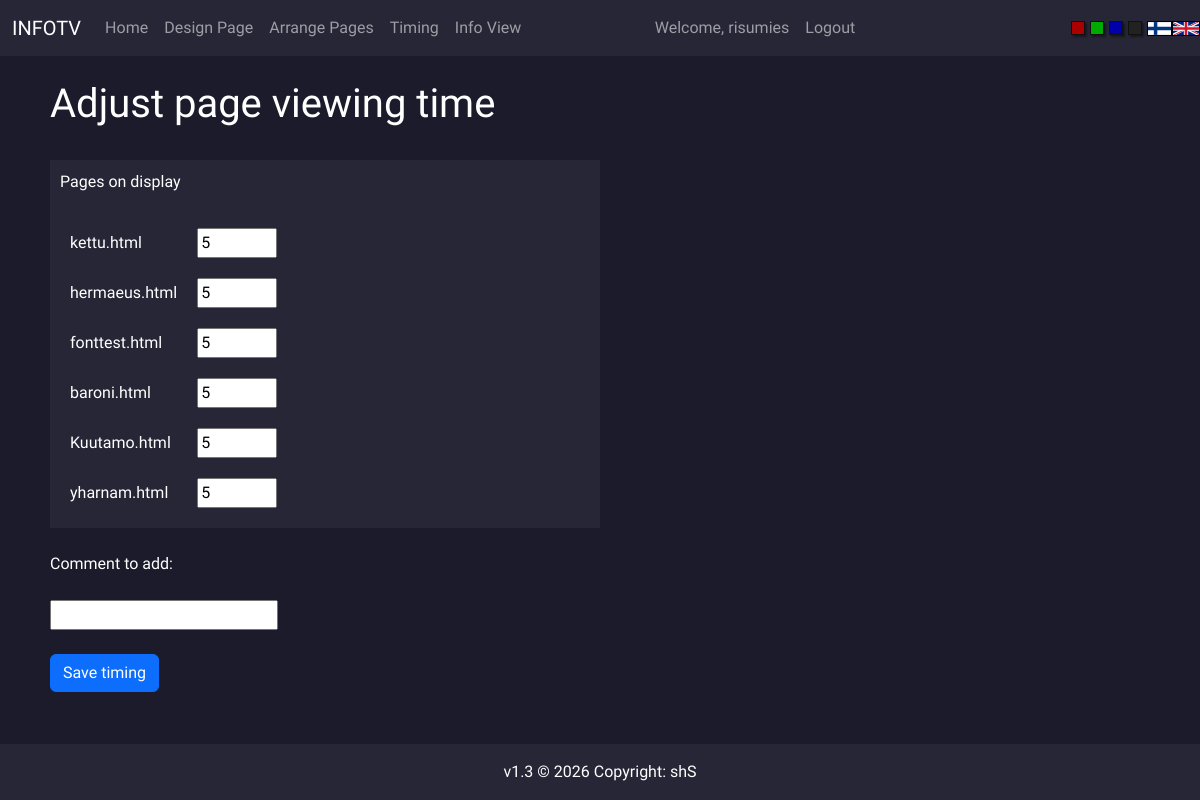
The app's page /timing (signed in) with its own data.
### FlaskTV/models.py (models this page shows, shortened)
class User(db.Model, UserMixin):
    id = db.Column(db.Integer(), primary_key=True)
    username = db.Column(db.String(length=30), nullable=False, unique=True)
    email_address = db.Column(db.String(length=50), nullable=False, unique=True)
    password_hash = db.Column(db.String(length=60), nullable=False)
    modified_pages = db.relationship('Page', backref='owned_user', lazy=True)
    @property
    def password(self):
        return self.password

class Page(db.Model):
    id = db.Column(db.Integer(), primary_key=True)
    name = db.Column(db.String(length=255), nullable=False)
    file = db.Column(db.String(length=255), nullable=False)
    time = db.Column(db.Integer(), nullable=False)
    owner = db.Column(db.Integer(), db.ForeignKey('user.id'), nullable=False)
    enabled = db.Column(db.Boolean(), nullable=False)

### FlaskTV/routes.py (the view, shortened to what this page needs)
@app.route('/timing', methods=['GET', 'POST'])
@login_required
def timing_page():
    do_pages_exist()
    get_lang_prefix()
    timingform = langs.FORMS[langs.PREFIX]['timingform']()
    pages = Page.query.all()
    enabled = Page.query.filter_by(enabled=1).all()
    return render_template(f'{langs.PREFIX}/timing.html', pages=enabled, timingform=timingform)

### FlaskTV/forms.py
class TimingForm(FlaskForm):
    comments = StringField(label='Comment to add:', validators=[Optional()])
    submit = SubmitField(label='Save timing')

### FlaskTV/models.py (called while the page is built)
@login_manager.user_loader
def load_user(user_id):
    return User.query.get(int(user_id))

### FlaskTV/routes.py (called while the page is built, shortened)
def do_pages_exist():
    pages = Page.query.all()
    path = os.path.join(os.getcwd(), 'FlaskTV', 'templates', 'info_pages')
    files = os.listdir(path)
    modified = False
    for page in pages:
        if page.file not in files:
            pages.remove(page)
            modified = True
    return True

def get_lang_prefix():
    lang_prefix = 'en'
    if request.cookies.get('lang') == 'fi':
        lang_prefix = 'fi'
    langs.PREFIX = lang_prefix
    return lang_prefix

### FlaskTV/templates/en/timing.html (shortened to what this page needs)
{% extends 'base.html' %}
{% block content %}
<h1>Adjust page viewing time</h1>
<br />
<form method="POST">
<div class="container w-50 s-accent" style="margin:0px; padding:10px;">
    <div class="row">
        <div class="col-8">
            Pages on display
        </div>
    </div>
    <br />
    <div class="row">
        <div class="col-8">
            <table>
            {% for page in pages %}
                <tr>
                    <td>{{ page.file }}</td>
                    <td><input type="number" name="file-{{ page.file }}" value="{{ page.time }}" min="0" max="60"></td>
                </tr>
            {% endfor %}
            </table>
        </div>
    </div>
</div>
<br />
{{ timingform.comments.label }}
<br /><br />
{{ timingform.comments }}
<br /><br />
{{ timingform.submit(class="btn btn-primary me-auto btn-primary") }}
</form>
{% endblock %}

### FlaskTV/templates/en/nav.html (shortened to what this page needs)
{% if request.cookies.get("theme") == "white" %}
<nav class="navbar navbar-expand-md navbar-light s-accent">
{% else %}
<nav class="navbar navbar-expand-md navbar-dark s-accent">
{% endif %}
      <div class="container-fluid">
      <a class="navbar-brand" href="#">INFOTV</a>
      <div class="navbar-collapse multi-collapse collapse w-100" id="navbarNav">
        <ul class="navbar-nav mr-auto">
            <li class="nav-item active">
                <a class="nav-link" href="{{ url_for('home_page') }}">Home</a>
            </li>
            <li class="nav-item">
                <a class="nav-link" href="{{ url_for('design_page') }}">Design Page</a>
            </li>
            <li class="nav-item">
                <a class="nav-link" href="{{ url_for('arrange_page') }}">Arrange Pages</a>
            </li>
            <li class="nav-item">
                <a class="nav-link" href="{{ url_for('timing_page') }}">Timing</a>
            </li>
            <li class="nav-item">
                <a class="nav-link" href="{{ url_for('view_page') }}">Info View</a>
            </li>
        </ul>
        </div>
        {% if current_user.is_authenticated %}
        <div class="w-75 navbar-collapse multi-collapse collapse" id="navbarCred">
        <ul class="navbar-nav ml-auto">
            <li class="nav-item">
                <a class="nav-link" href="{{ url_for('profile_page') }}">Welcome, {{ current_user.username }}</a>
            </li>
            <li class="nav-item">
                <a class="nav-link" href="{{ url_for('logout_page') }}">Logout</a>
            </li>
        </ul>
      </div>
        {% endif %}
    </div>
    <div class="s-row">
        <a href="/set/red"><div class="s-square s-red"></div></a>
        <a href="/set/green"><div class="s-square s-green"></div></a>
        <a href="/set/blue"><div class="s-square s-blue"></div></a>
        <a href="/set/black"><div class="s-square s-black"></div></a>
        <a href="/lang/fi">
        <div class="f-fin-box">
            <div class="f-fin"></div>
        </div></a>
        <a href="/lang/en">
        <div class="f-en-box">
            <div class="f-en"></div>
        </div></a>
    </div>
    </nav>

### FlaskTV/static/base.css (style rules this page uses)
body { font-family: 'Raleway', sans-serif; font-size: 1.0em; }
.s-row { display: flex; justify-items: flex-start; }
.s-square { height: 14px; width: 14px; border: 1px solid #111; box-shadow: 2px 2px 2px 0px rgba(0, 0, 0, 0.4); margin-right: 5px; }
.s-red { background-color: #a00; }
.s-green { background-color: #0a0; }
.s-blue { background-color: #00a; }
.s-black { background-color: #222; }
.f-fin { width: 100%; height: 100%; background-size: contain; }
.f-en { width: 100%; height: 100%; background-size: contain; }
.f-fin-box { width: 25px; height:15px; border: 1px solid #000; }
.f-en-box { width: 28px; height:15px; border: 1px solid #000; }
th, td { padding: 10px; }

### FlaskTV/static/blue.css (style rules this page uses)
body { background-color: #1b1b2b; color: #fff; position: relative; }
.s-accent { color: #fff; background-color: #262636; }

### records on screen
User: username "risumies"
Page: file "kettu.html", time "5"
Page: file "hermaeus.html", time "5"
Page: file "fonttest.html", time "5"
Page: file "baroni.html", time "5"
Page: file "Kuutamo.html", time "5"
Page: file "yharnam.html", time "5"

### other values on screen
{{ timingform.comments.label }} "Comment to add:"
